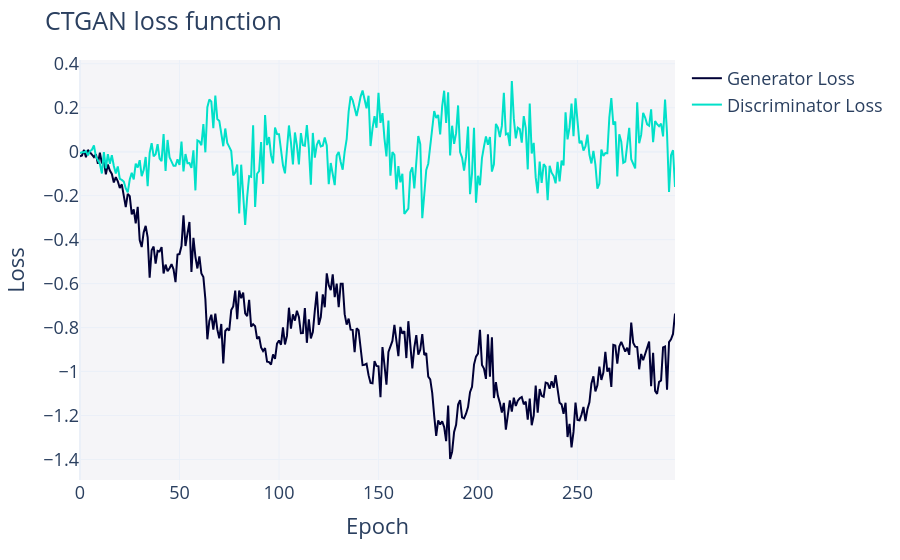

Write notebook code for a chart like this one.
### Code cell
fig = synthesizer.get_loss_values_plot()
fig.show()

### Figure 1 — Plotly figure (JSON) as saved in the notebook; plotly's stock layout.template omitted (floating-point values rounded to 4 significant figures; data arrays with more than 128 entries replaced by an {"elided": "..."} marker saying what was removed)
{"data": [{"hovertemplate": "variable=Generator Loss<br>Epoch=%{x}<br>value=%{y}<extra></extra>", "legendgroup": "Generator Loss", "line": {"color": "#000036", "dash": "solid"}, "marker": {"symbol": "circle"}, "mode": "lines", "name": "Generator Loss", "orientation": "v", "showlegend": true, "type": "scatter", "x": {"elided": "300 int values"}, "xaxis": "x", "y": {"elided": "300 float values"}, "yaxis": "y"}, {"hovertemplate": "variable=Discriminator Loss<br>Epoch=%{x}<br>value=%{y}<extra></extra>", "legendgroup": "Discriminator Loss", "line": {"color": "#01E0C9", "dash": "solid"}, "marker": {"symbol": "circle"}, "mode": "lines", "name": "Discriminator Loss", "orientation": "v", "showlegend": true, "type": "scatter", "x": {"elided": "300 int values"}, "xaxis": "x", "y": {"elided": "300 float values"}, "yaxis": "y"}], "layout": {"font": {"size": 18}, "legend": {"orientation": "v", "title": {"text": ""}, "tracegroupgap": 0}, "margin": {"t": 60}, "plot_bgcolor": "#F5F5F8", "title": {"text": "CTGAN loss function"}, "xaxis": {"anchor": "y", "domain": [0, 1], "title": {"text": "Epoch"}}, "yaxis": {"anchor": "x", "domain": [0, 1], "title": {"text": "Loss"}}}}
